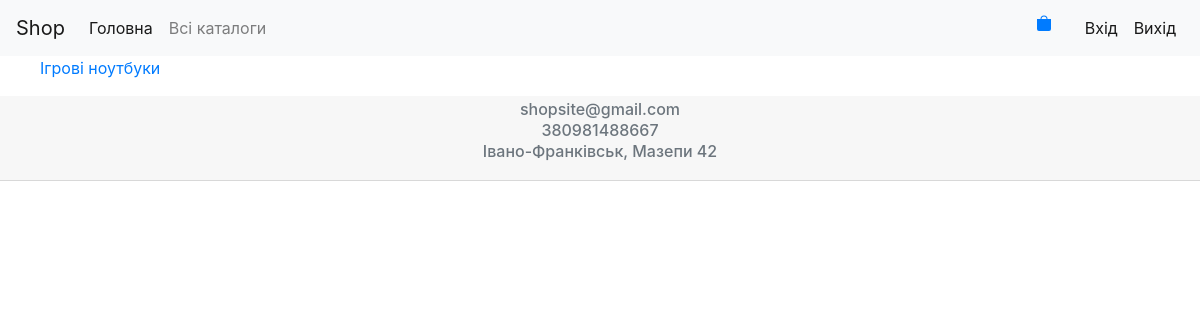
The page /main/all/catalog/ on the database as committed earlier.
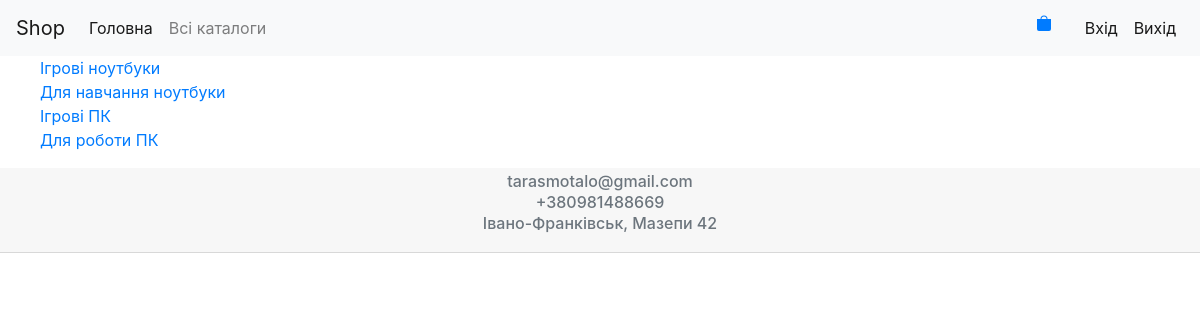
The same page on the database as committed later.
### mainsite/models.py (models this page shows, shortened)
class Catalog(models.Model):
    mainCatalog = models.ForeignKey(MainCatalog, on_delete=models.CASCADE, verbose_name='Назва головного каталогу',
                                    related_name='MainCatalogRel')
    name = models.CharField(max_length=30, verbose_name='Назва підкаталогу')
    class Meta:
        verbose_name = 'Підкаталог'
        verbose_name_plural = 'Підкаталоги'

### contact_shop/models.py (models this page shows)
class Contact(models.Model):
    email = models.EmailField(verbose_name='Електронний адрес')
    number_tel = PhoneField(max_length=13, verbose_name='Номер телефону')
    address = models.CharField(max_length=30, verbose_name='Адреса')
    class Meta:
        verbose_name = 'Контактна інформація'
        verbose_name_plural = 'Контактна інформація'

### mainsite/views.py (the view)
# urls.py: path('all/catalog/', views.all_catalog, name='all_catalog'),
def all_catalog(request):
    return render(request, 'mainsite/allcatalog.html', {'list_catalog': Catalog.objects.all()})

### contact_shop/context_processors.py (called while the page is built)
def contact_info(request):
    return {'contact_info': Contact.objects.all()}

### mainsite/templates/mainsite/allcatalog.html
{% extends 'mainsite/base.html' %}
{% block content %}
    {% if list_catalog %}
        <ul>
            {% for catalog in list_catalog %}
                <li><a href="{% url 'product:product_list' catalog.id %}">{{ catalog.name }}</a></li>
            {% endfor %}
        </ul>
    {% endif %}
{% endblock %}

### mainsite/templates/mainsite/base.html (shortened to what this page needs)
<!DOCTYPE html>
<html lang="en">
<head>
    <link rel="stylesheet" href="https://stackpath.bootstrapcdn.com/bootstrap/4.5.2/css/bootstrap.min.css"
>
</head>
<body>
{% include 'mainsite/header.html' %}
<div style="height: 100%; min-height: 100%">
    {% block content %} {% endblock %}
</div>
{% include 'mainsite/footer.html' %}
</body>
</html>

### mainsite/templates/mainsite/header.html (shortened to what this page needs)
<nav class="navbar navbar-expand-lg navbar-light bg-light">
    <a class="navbar-brand" href="{% url 'mainsite:main' %}">Shop</a>
    <div class="collapse navbar-collapse" id="navbarSupportedContent">
        <ul class="navbar-nav mr-auto">
            <li class="nav-item active">
                <a class="nav-link" href="{% url 'mainsite:main' %}">Головна <span class="sr-only">(current)</span></a>
            </li>
            <li class="nav-item">
                <a class="nav-link" href="{% url 'mainsite:all_catalog' %}">Всі каталоги</a>
            </li>
        </ul>
        <dev style="text-align: right">
            <ul class="navbar-nav mr-auto">
                <a href="{% url "cart:cart_detail" %}"><svg style="margin-top: 8%; margin-right: 25px" width="1em" height="1em" viewBox="0 0 16 16" class="bi bi-bag-fill" fill="currentColor"
                     xmlns="http://www.w3.org/2000/svg">
                    <path d="M1 4h14v10a2 2 0 0 1-2 2H3a2 2 0 0 1-2-2V4zm7-2.5A2.5 2.5 0 0 0 5.5 4h-1a3.5 3.5 0 1 1 7 0h-1A2.5 2.5 0 0 0 8 1.5z"/>
                </svg></a>
                <li class="nav-item active">
                    <a class="nav-link" href="{% url 'login' %}">Вхід <span class="sr-only">(current)</span></a>
                </li>
                <li class="nav-item active">
                    <a class="nav-link" href="{% url 'logout' %}">Вихід <span class="sr-only">(current)</span></a>
                </li>
            </ul>
        </dev>
    </div>
</nav>

### mainsite/templates/mainsite/footer.html
<div class="card-header" style="text-align: center; /* Фиксированное положение */
    left: 0; bottom: 0;
    padding: 10px;
    width: 100%;
    ">
    {% if contact_info %}
        <ul class="list-group list-group-flush;">
            {% for contacts in contact_info %}
                <li><h6 class="card-subtitle mb-2 text-muted">{{ contacts.email }}</h6></li>
                <li><h6 class="card-subtitle mb-2 text-muted">{{ contacts.number_tel }}</h6></li>
                <li><h6 class="card-subtitle mb-2 text-muted">{{ contacts.address }}</h6></li>
            {% endfor %}
        </ul>
    {% endif %}
</div>

### mainsite/templates/mainsite/base.html (style rules this page uses)
li { list-style-type: none; }

Rows that differ between the two databases and show on the page:
added Catalog: name "Для навчання ноутбуки"
added Catalog: name "Ігрові ПК"
added Catalog: name "Для роботи ПК"
changed Contact "Івано-Франківськ, Мазепи 42": email "shopsite@gmail.com" → "tarasmotalo@gmail.com"; number_tel "380981488667" → "+380981488669"
